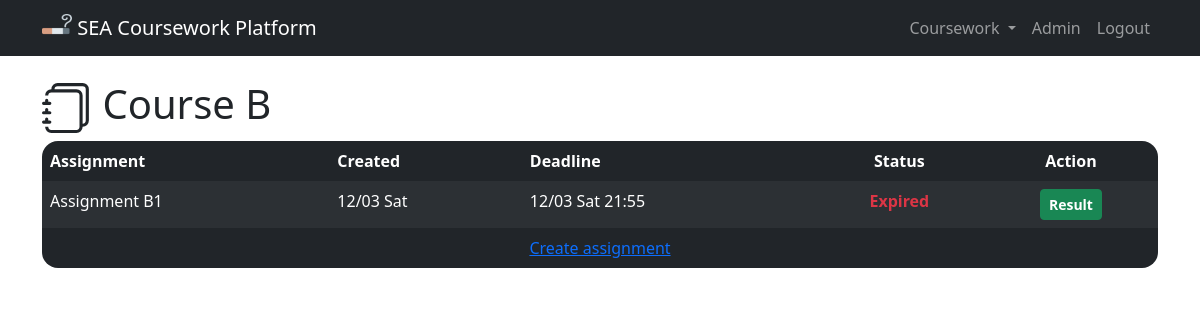
The app's page /coursework/6 (signed in), older data.
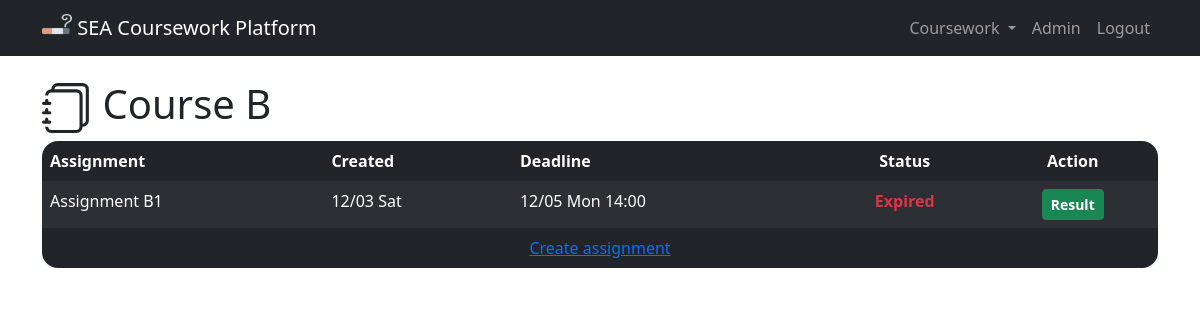
The same page, newer data.
### coursework/models.py (models this page shows, shortened)
class Assignment(models.Model):
    coursework = models.ForeignKey(
        Coursework,
        on_delete=models.PROTECT,
        related_name="assignment"
    )
    title = models.CharField(max_length=128)
    created_on = models.DateTimeField(auto_now_add=True)
    deadline = models.DateTimeField()
    def __str__(self):
        return self.title
    @property
    def is_expired(self):
        return timezone.now() > self.deadline
    class Meta:
        ordering = [
            "coursework",
            "-created_on"
        ]

### coursework/views.py (the view)
@login_required
def coursework_view(request, coursework_id):
    coursework = Coursework.objects.get(pk=int(coursework_id))
    if request.user in coursework.taken_person.all():
        return render(request, "coursework/coursework_view.html", {
            "coursework": coursework
        })
    else:
        messages.error(
            request, "You haven't join this coursework!"
        )
        return HttpResponseRedirect(reverse("index"))

### coursework/models.py (called while the page is built)
    def __str__(self):
        return self.name

    def __str__(self):
        return self.course.name

### coursework/templates/coursework/coursework_view.html (shortened to what this page needs)
{% extends "coursework/layout.html" %}
{% block body %}
<h1>
  {{ coursework }}
</h1>
<table class="table table-dark table-striped table-hover table-borderless">
  <thead>
    <tr>
      <th scope="col">Assignment</th>
      <th scope="col">Created</th>
      <th scope="col">Deadline</th>
      <th scope="col" class="text-center">Status</th>
      <th scope="col" class="text-center">Action</th>
    </tr>
  </thead>
  <tbody>
    {% for assignment in coursework.assignment.all %}
    <tr>
      <td>{{ assignment }}</td>
      <td>{{ assignment.created_on|date:'n/d D' }}</td>
      <td>{{ assignment.deadline|date:'n/d D G:i' }}</td>
      <td class="text-center">
        {% if assignment.is_expired %}
        <div class="text-danger fw-bold">Expired</div>
        {% else %}
        <div class="text-success fw-bold">Active</div>
        {% endif %}
      </td>
      <td class="text-center">
      {% if assignment.is_expired %}
        {% if user.status == "Student" %}
        <a href="{% url 'view_submit_result' assignment.coursework.id assignment.id %}"
          class="btn btn-success btn-sm fw-bold">
          View
        </a>
        {% else %}
        <form action="{% url 'assignment_result' %}" method="post">
          <button type="submit" class="btn btn-success btn-sm fw-bold">
            Result
          </button>
        </form>
        {% endif %}
      {% else %}
        <a href="{% url 'submit_assignment' assignment.coursework.id assignment.id %}"
          class="btn btn-primary btn-sm fw-bold">
          Submit
        </a>
      {% endif %}
      </td>
    </tr>
    {% empty %}
    <tr>
      <td colspan="5">No assignment at the moment...</td>
    </tr>
    {% endfor %}
    <tr>
      <td colspan="5" style="text-align:center">
        {% if not user.status == "Student" %}
        <a href="{% url 'create_assignment' coursework.id %}">Create assignment</a>
        {% else %}
        Bla bla bla
        {% endif %}
      </td>
    </tr>
  </tbody>
</table>
{% endblock %}

Row changes from the older to the newer data that the page shows:
changed Assignment "Assignment B1": deadline "12/03 Sat 21:55" → "12/05 Mon 14:00"
